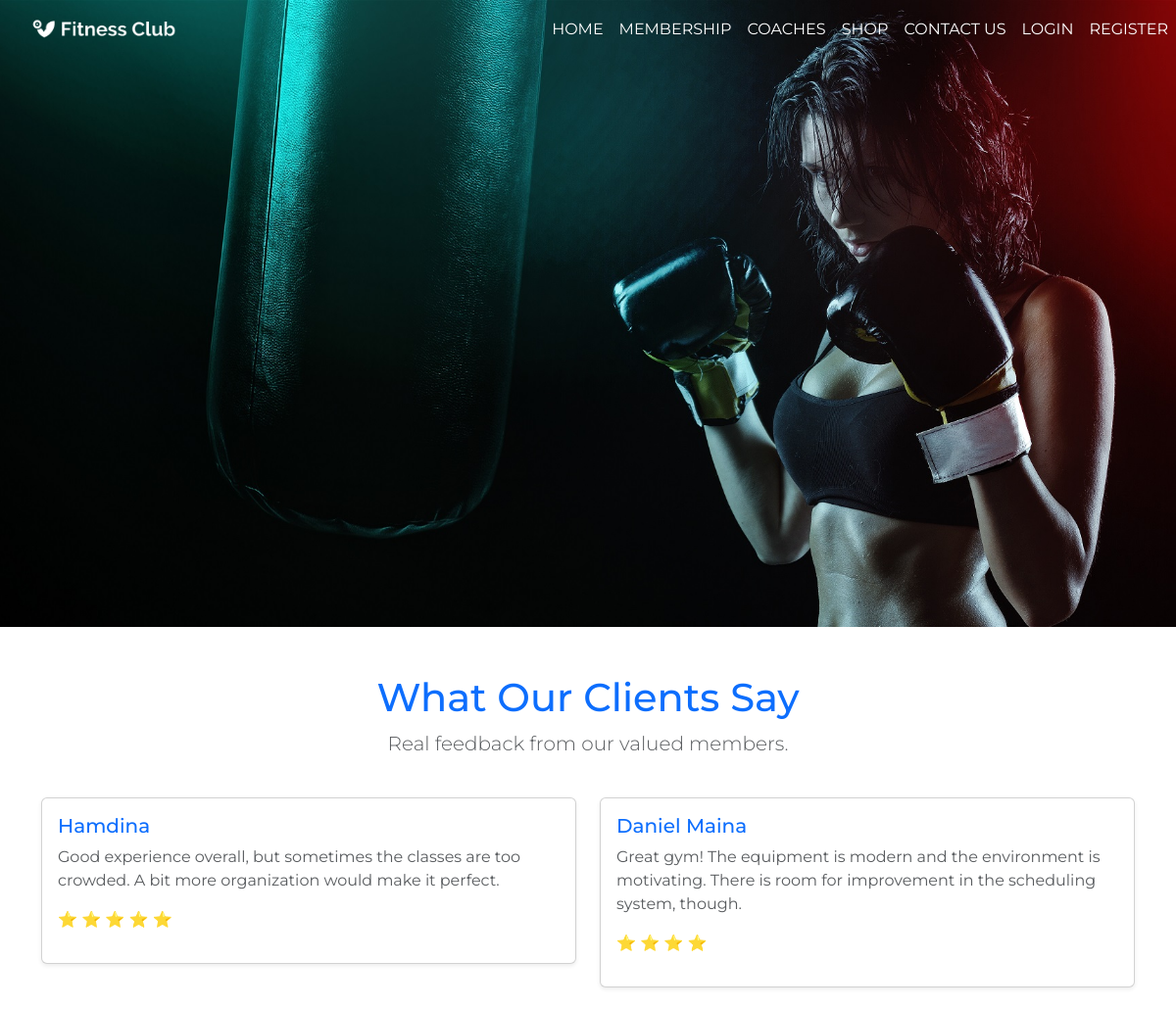
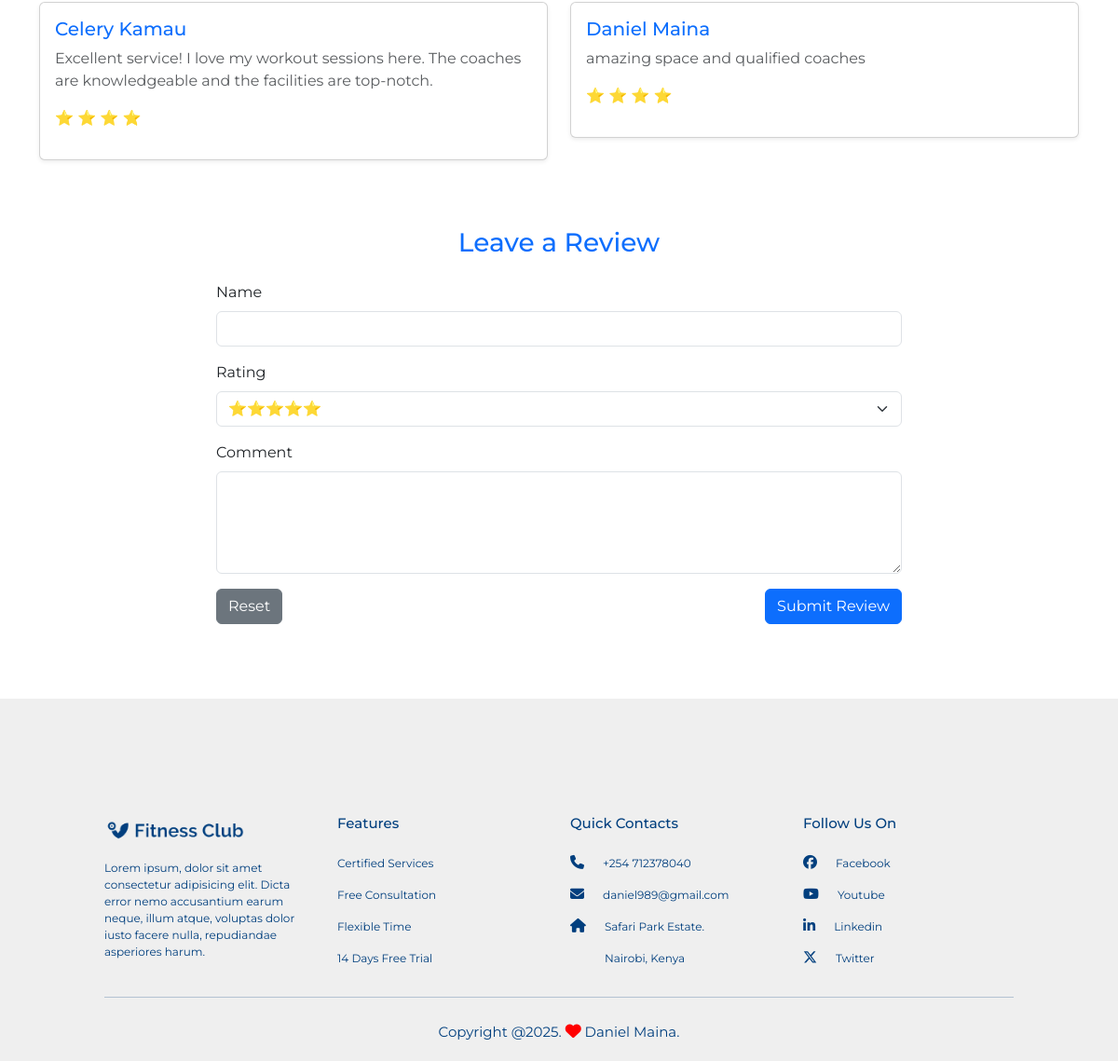
The app's page /reviews/ with its own data (2 pictures, top to bottom).
### gym/models.py (models this page shows, shortened)
class Review(models.Model):
    name = models.CharField(max_length=100)
    rating = models.PositiveIntegerField(choices=[(i, i) for i in range(1, 6)])
    comment = models.TextField()
    created_at = models.DateTimeField(auto_now_add=True)

### gym/views.py (the view)
# urls.py: path('reviews/', views.ReviewsPageView.as_view(), name='reviews'),
class ReviewsPageView(View):
    def get(self, request):
        reviews = Review.objects.order_by('-created_at')
        return render(request, 'gym/reviews.html', {'reviews': reviews})

### gym/templatetags/custom_filters.py (called while the page is built)
@register.filter
def get_range(value):
    try:
        return range(int(value))
    except (ValueError, TypeError):
        return range(0)

### gym/templates/gym/reviews.html (shortened to what this page needs)
{% extends 'base.html' %}
{% load static %}
{% load custom_filters %}
{% block main_content %}
<section id="reviews" class="my-5">
    <div class="container">
        <div class="row text-center mb-4">
            <div class="col">
                <h1 class="text-primary">What Our Clients Say</h1>
                <p class="lead text-muted">Real feedback from our valued members.</p>
            </div>
        </div>
<div class="row">
    {% for review in reviews %}
    <div class="col-md-6 mb-4">
        <div class="card shadow-sm">
            <div class="card-body">
                <h5 class="card-title text-primary">{{ review.name }}</h5>
                <p class="card-text text-muted">{{ review.comment }}</p>
                <p class="text-warning">
                    {% for _ in review.rating|get_range %}
                        ⭐
                    {% endfor %}
                </p>
            </div>
        </div>
    </div>
    {% endfor %}
</div>
        <div class="row mt-5">
            <div class="col-md-8 mx-auto">
                <h3 class="text-center text-primary mb-4">Leave a Review</h3>
                <form method="POST" action="{% url 'gym:submit_review' %}">
                    <div class="mb-3">
                        <label for="name" class="form-label">Name</label>
                        <input type="text" id="name" name="name" class="form-control" required>
                    </div>
                    <div class="mb-3">
                        <label for="rating" class="form-label">Rating</label>
                        <select id="rating" name="rating" class="form-select" required>
                            <option value="5">⭐⭐⭐⭐⭐</option>
                        </select>
                    </div>
                    <div class="mb-3">
                        <label for="comment" class="form-label">Comment</label>
                        <textarea id="comment" name="comment" rows="4" class="form-control" required></textarea>
                    </div>
                    <div class="d-flex justify-content-between">
                        <button type="reset" class="btn btn-secondary">Reset</button>
                        <button type="submit" class="btn btn-primary">Submit Review</button>
                    </div>
                </form>
            </div>
        </div>
    </div>
</section>
{% endblock %}

### gym/static/css/style.css (style rules this page uses)
* { margin: 0; padding: 0; font-family: "Montserrat", sans-serif; }

### records on screen
Review: name "Hamdina", comment "Good experience overall, but sometimes the classes are too crowded. A bit more organization would make it perfect.", rating 5 (drawn)
Review: name "Daniel Maina", comment "Great gym! The equipment is modern and the environment is motivating. There is room for improvement in the scheduling system, though.", rating 4 (drawn)
Review: name "Celery Kamau", comment "Excellent service! I love my workout sessions here. The coaches are knowledgeable and the facilities are top-notch.", rating 4 (drawn)
Review: name "Daniel Maina", comment "amazing space and qualified coaches", rating 4 (drawn)
